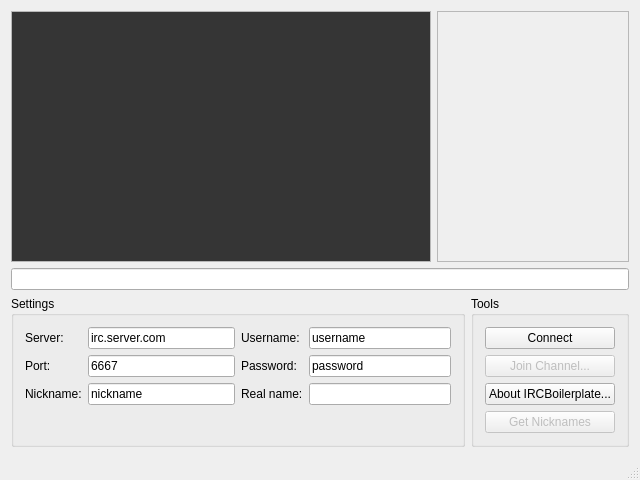
<?xml version="1.0" encoding="UTF-8"?>
<ui version="4.0">
 <class>MainWindow</class>
 <widget class="QMainWindow" name="MainWindow">
  <property name="geometry">
   <rect>
    <x>0</x>
    <y>0</y>
    <width>640</width>
    <height>480</height>
   </rect>
  </property>
  <property name="sizePolicy">
   <sizepolicy hsizetype="Expanding" vsizetype="Expanding">
    <horstretch>0</horstretch>
    <verstretch>0</verstretch>
   </sizepolicy>
  </property>
  <property name="windowTitle">
   <string>MainWindow</string>
  </property>
  <widget class="QWidget" name="centralWidget">
   <layout class="QVBoxLayout" name="verticalLayout">
    <item>
     <layout class="QHBoxLayout" name="horizontalLayout_4">
      <item>
       <widget class="QTextEdit" name="outputArea">
        <property name="sizePolicy">
         <sizepolicy hsizetype="Expanding" vsizetype="Expanding">
          <horstretch>0</horstretch>
          <verstretch>0</verstretch>
         </sizepolicy>
        </property>
        <property name="palette">
         <palette>
          <active>
           <colorrole role="WindowText">
            <brush brushstyle="SolidPattern">
             <color alpha="255">
              <red>0</red>
              <green>0</green>
              <blue>0</blue>
             </color>
            </brush>
           </colorrole>
           <colorrole role="Text">
            <brush brushstyle="SolidPattern">
             <color alpha="255">
              <red>255</red>
              <green>255</green>
              <blue>255</blue>
             </color>
            </brush>
           </colorrole>
           <colorrole role="Base">
            <brush brushstyle="SolidPattern">
             <color alpha="255">
              <red>53</red>
              <green>53</green>
              <blue>53</blue>
             </color>
            </brush>
           </colorrole>
          </active>
          <inactive>
           <colorrole role="WindowText">
            <brush brushstyle="SolidPattern">
             <color alpha="255">
              <red>0</red>
              <green>0</green>
              <blue>0</blue>
             </color>
            </brush>
           </colorrole>
           <colorrole role="Text">
            <brush brushstyle="SolidPattern">
             <color alpha="255">
              <red>255</red>
              <green>255</green>
              <blue>255</blue>
             </color>
            </brush>
           </colorrole>
           <colorrole role="Base">
            <brush brushstyle="SolidPattern">
             <color alpha="255">
              <red>53</red>
              <green>53</green>
              <blue>53</blue>
             </color>
            </brush>
           </colorrole>
          </inactive>
          <disabled>
           <colorrole role="WindowText">
            <brush brushstyle="SolidPattern">
             <color alpha="255">
              <red>120</red>
              <green>120</green>
              <blue>120</blue>
             </color>
            </brush>
           </colorrole>
           <colorrole role="Text">
            <brush brushstyle="SolidPattern">
             <color alpha="255">
              <red>120</red>
              <green>120</green>
              <blue>120</blue>
             </color>
            </brush>
           </colorrole>
           <colorrole role="Base">
            <brush brushstyle="SolidPattern">
             <color alpha="255">
              <red>240</red>
              <green>240</green>
              <blue>240</blue>
             </color>
            </brush>
           </colorrole>
          </disabled>
         </palette>
        </property>
        <property name="horizontalScrollBarPolicy">
         <enum>Qt::ScrollBarAlwaysOff</enum>
        </property>
        <property name="undoRedoEnabled">
         <bool>false</bool>
        </property>
        <property name="readOnly">
         <bool>true</bool>
        </property>
       </widget>
      </item>
      <item>
       <widget class="QListWidget" name="namesListWidget">
        <property name="enabled">
         <bool>false</bool>
        </property>
        <property name="sizePolicy">
         <sizepolicy hsizetype="Fixed" vsizetype="Expanding">
          <horstretch>0</horstretch>
          <verstretch>0</verstretch>
         </sizepolicy>
        </property>
        <property name="maximumSize">
         <size>
          <width>192</width>
          <height>16777215</height>
         </size>
        </property>
        <property name="sortingEnabled">
         <bool>true</bool>
        </property>
       </widget>
      </item>
     </layout>
    </item>
    <item>
     <widget class="QLineEdit" name="inputEdit"/>
    </item>
    <item>
     <layout class="QHBoxLayout" name="horizontalLayout_3">
      <item>
       <widget class="QGroupBox" name="settingsGroupBox">
        <property name="title">
         <string>Settings</string>
        </property>
        <layout class="QHBoxLayout" name="horizontalLayout_2">
         <item>
          <layout class="QHBoxLayout" name="horizontalLayout">
           <item>
            <layout class="QFormLayout" name="formLayout">
             <item row="0" column="0">
              <widget class="QLabel" name="serverLabel">
               <property name="text">
                <string>Server:</string>
               </property>
              </widget>
             </item>
             <item row="0" column="1">
              <widget class="QLineEdit" name="serverEdit">
               <property name="text">
                <string>irc.server.com</string>
               </property>
              </widget>
             </item>
             <item row="1" column="0">
              <widget class="QLabel" name="portLabel">
               <property name="text">
                <string>Port:</string>
               </property>
              </widget>
             </item>
             <item row="1" column="1">
              <widget class="QLineEdit" name="portEdit">
               <property name="inputMethodHints">
                <set>Qt::ImhDigitsOnly</set>
               </property>
               <property name="text">
                <string>6667</string>
               </property>
              </widget>
             </item>
             <item row="2" column="0">
              <widget class="QLabel" name="nicknameLabel">
               <property name="text">
                <string>Nickname:</string>
               </property>
              </widget>
             </item>
             <item row="2" column="1">
              <widget class="QLineEdit" name="nicknameEdit">
               <property name="text">
                <string>nickname</string>
               </property>
              </widget>
             </item>
            </layout>
           </item>
           <item>
            <layout class="QFormLayout" name="formLayout_2">
             <property name="fieldGrowthPolicy">
              <enum>QFormLayout::AllNonFixedFieldsGrow</enum>
             </property>
             <item row="0" column="0">
              <widget class="QLabel" name="usernameLabel">
               <property name="text">
                <string>Username:</string>
               </property>
              </widget>
             </item>
             <item row="0" column="1">
              <widget class="QLineEdit" name="usernameEdit">
               <property name="text">
                <string>username</string>
               </property>
              </widget>
             </item>
             <item row="1" column="0">
              <widget class="QLabel" name="passwordLabel">
               <property name="text">
                <string>Password:</string>
               </property>
              </widget>
             </item>
             <item row="1" column="1">
              <widget class="QLineEdit" name="passwordEdit">
               <property name="text">
                <string>password</string>
               </property>
              </widget>
             </item>
             <item row="2" column="0">
              <widget class="QLabel" name="realnameLabel">
               <property name="text">
                <string>Real name:</string>
               </property>
              </widget>
             </item>
             <item row="2" column="1">
              <widget class="QLineEdit" name="realnameEdit"/>
             </item>
            </layout>
           </item>
          </layout>
         </item>
        </layout>
       </widget>
      </item>
      <item>
       <widget class="QGroupBox" name="toolsGroupBox">
        <property name="title">
         <string>Tools</string>
        </property>
        <layout class="QGridLayout" name="gridLayout">
         <item row="0" column="0">
          <widget class="QPushButton" name="connectButton">
           <property name="text">
            <string>Connect</string>
           </property>
          </widget>
         </item>
         <item row="1" column="0">
          <widget class="QPushButton" name="joinButton">
           <property name="enabled">
            <bool>false</bool>
           </property>
           <property name="text">
            <string>Join Channel...</string>
           </property>
          </widget>
         </item>
         <item row="2" column="0">
          <widget class="QPushButton" name="aboutButton">
           <property name="text">
            <string>About IRCBoilerplate...</string>
           </property>
          </widget>
         </item>
         <item row="3" column="0">
          <widget class="QPushButton" name="getNamesButton">
           <property name="enabled">
            <bool>false</bool>
           </property>
           <property name="text">
            <string>Get Nicknames</string>
           </property>
          </widget>
         </item>
        </layout>
       </widget>
      </item>
     </layout>
    </item>
   </layout>
  </widget>
  <widget class="QStatusBar" name="statusBar"/>
 </widget>
 <layoutdefault spacing="6" margin="11"/>
 <resources/>
 <connections/>
</ui>
